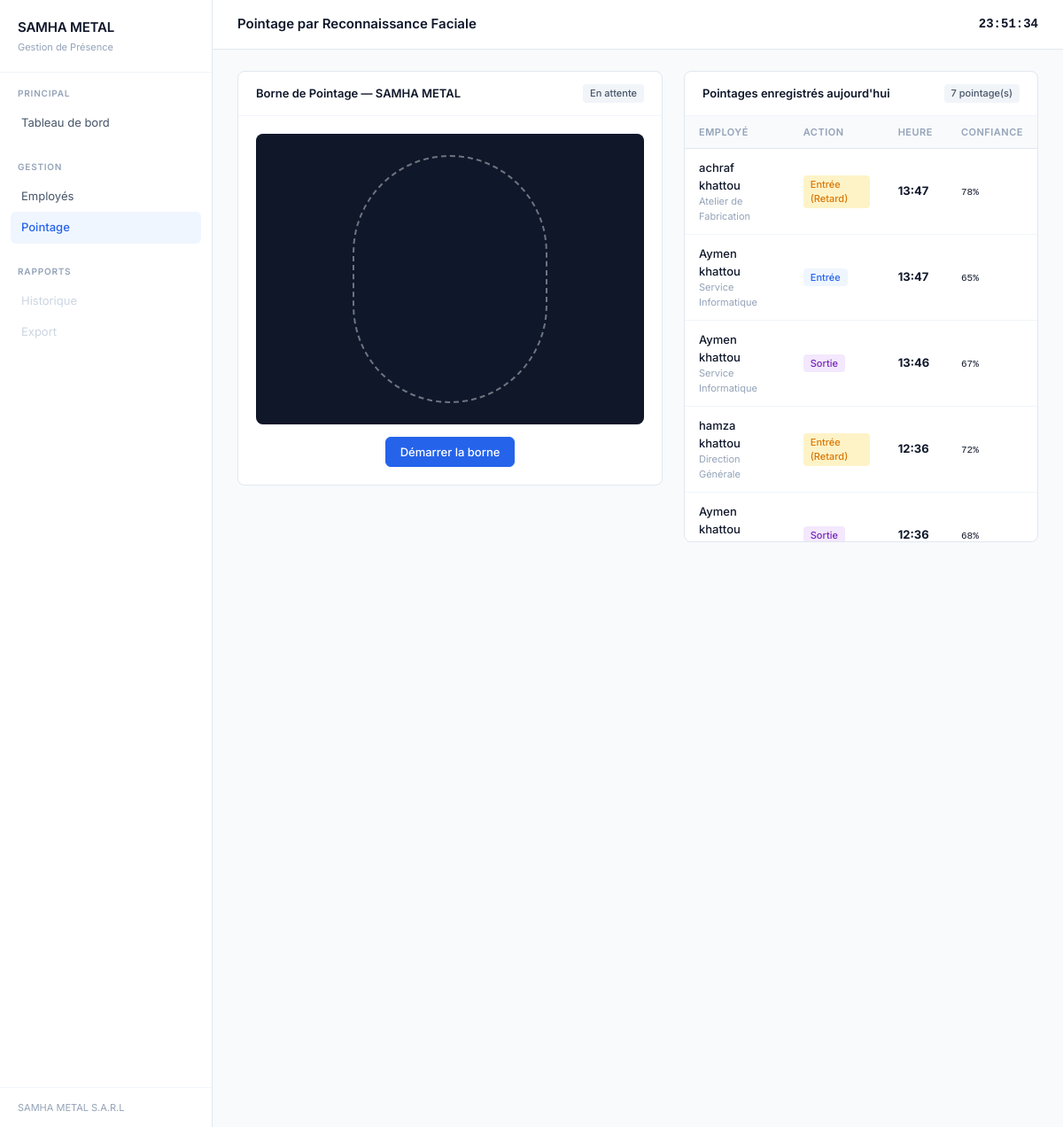
The page /pointage on the database its author committed.
### models.py (models this page shows, shortened)
class Attendance(db.Model):
    __tablename__ = 'attendances'
    id = db.Column(db.Integer, primary_key=True)
    employee_id = db.Column(db.Integer, db.ForeignKey('employees.id'), nullable=False)
    date = db.Column(db.Date, default=date.today, nullable=False)
    check_in = db.Column(db.DateTime, nullable=False)
    check_out = db.Column(db.DateTime, nullable=True)   # NULL = pas encore sorti
    status = db.Column(db.String(20), default='present') # 'present' ou 'retard'
    confidence = db.Column(db.Float)                     # Score de similarité (0 à 1)
    @property
    def check_in_time(self):
        return self.check_in.strftime('%H:%M') if self.check_in else '--:--'
    @property
    def check_out_time(self):
        return self.check_out.strftime('%H:%M') if self.check_out else '--:--'

class Employee(db.Model):
    __tablename__ = 'employees'
    id = db.Column(db.Integer, primary_key=True)
    matricule = db.Column(db.String(20), unique=True, nullable=False)
    nom = db.Column(db.String(80), nullable=False)
    prenom = db.Column(db.String(80), nullable=False)
    departement = db.Column(db.String(100), nullable=False)
    poste = db.Column(db.String(100), nullable=False)
    photo_path = db.Column(db.String(256))              # Chemin vers la photo de profil
    face_embedding = db.Column(db.LargeBinary)           # Vecteur 512D sérialisé (numpy)
    is_active = db.Column(db.Boolean, default=True)
    created_at = db.Column(db.DateTime, default=datetime.utcnow)
    attendances = db.relationship('Attendance', backref='employee', lazy=True)
    @property
    def nom_complet(self):
        return f'{self.prenom} {self.nom}'

### app.py (the view)
@app.route('/pointage')
def pointage_page():
    today = date.today()
    today_attendances = db.session.query(
        Attendance
    ).filter(
        Attendance.date == today
    ).order_by(
        Attendance.check_in.desc()
    ).limit(20).all()
    return render_template('pointage.html', today_attendances=today_attendances)

### templates/pointage.html (shortened to what this page needs)
{% extends "base.html" %}
{% block page_title %}Pointage par Reconnaissance Faciale{% endblock %}
{% block topbar_right %}
    <span id="liveClock" style="font-family: monospace; font-size: 14px; font-weight: 600; color: var(--text);">--:--:--</span>
{% endblock %}
{% block content %}
<div class="pointage-grid">
    <div>
        <div class="panel">
            <div class="panel-header">
                <h3>Borne de Pointage — SAMHA METAL</h3>
                <span class="badge badge-gray" id="scanStatusBadge">En attente</span>
            </div>
            <div class="panel-body">
                <div class="scanner-container" id="scannerContainer">
                    <video id="webcamVideo" autoplay playsinline></video>
                </div>
                <div style="display: flex; gap: 10px; margin-top: 14px; justify-content: center;">
                    <button type="button" class="btn btn-primary" id="btnToggleScan" onclick="toggleScanner()">
                        Démarrer la borne
                    </button>
                </div>
            </div>
        </div>
    </div>
    <div>
        <div class="panel">
            <div class="panel-header">
                <h3>Pointages enregistrés aujourd'hui</h3>
                <span class="badge badge-gray" id="todayCount">{{ today_attendances|length }} pointage(s)</span>
            </div>
            <div class="panel-body no-padding" style="max-height: 480px; overflow-y: auto;">
                <table>
                    <thead>
                        <tr>
                            <th>Employé</th>
                            <th>Action</th>
                            <th>Heure</th>
                            <th>Confiance</th>
                        </tr>
                    </thead>
                    <tbody id="attendanceTableBody">
                        {% if today_attendances %}
                            {% for att in today_attendances %}
                            <tr>
                                <td>
                                    <div style="font-weight: 500;">{{ att.employee.nom_complet }}</div>
                                    <div style="font-size: 11px; color: var(--text-muted);">{{ att.employee.departement }}</div>
                                </td>
                                <td>
                                    {% if att.check_out %}
                                        <span class="badge badge-sortie">Sortie</span>
                                    {% elif att.status == 'retard' %}
                                        <span class="badge badge-retard">Entrée (Retard)</span>
                                    {% else %}
                                        <span class="badge badge-entree">Entrée</span>
                                    {% endif %}
                                </td>
                                <td>
                                    <strong>{{ att.check_out_time if att.check_out else att.check_in_time }}</strong>
                                </td>
                                <td>
                                    <span style="font-family: monospace; font-size: 11px;">
                                        {{ (att.confidence * 100)|round(0)|int }}%
                                    </span>
                                </td>
                            </tr>
                            {% endfor %}
                        {% else %}
                            <tr id="emptyRow">
                                <td colspan="4" style="text-align: center; padding: 30px; color: var(--text-muted);">
                                    Aucun pointage enregistré aujourd'hui.
                                </td>
                            </tr>
                        {% endif %}
                    </tbody>
                </table>
            </div>
        </div>
    </div>
</div>
{% endblock %}

### static/css/style.css (style rules this page uses)
:root { --bg: #f8fafc; --surface: #ffffff; --sidebar-bg: #ffffff; --border: #e2e8f0; --border-light: #f1f5f9; --text: #0f172a; --text-secondary: #475569; --text-muted: #94a3b8; --accent: #2563eb; --accent-hover: #1d4ed8; --green: #16a34a; --green-bg: #dcfce7; --red: #dc2626; --red-bg: #fee2e2; --orange: #d97706; --orange-bg: #fef3c7; --sidebar-w: 240px; --radius: 8px; }
*, *::before, *::after { margin: 0; padding: 0; box-sizing: border-box; }
body { font-family: 'Inter', system-ui, -apple-system, sans-serif; background: var(--bg); color: var(--text); font-size: 14px; line-height: 1.5; display: flex; min-height: 100vh; }
.panel { background: var(--surface); border: 1px solid var(--border); border-radius: var(--radius); margin-bottom: 24px; }
.panel-header { padding: 14px 20px; border-bottom: 1px solid var(--border-light); display: flex; align-items: center; justify-content: space-between; }
.panel-header h3 { font-size: 13px; font-weight: 600; }
.panel-body { padding: 20px; }
.panel-body.no-padding { padding: 0; }
table { width: 100%; border-collapse: collapse; }
thead th { text-align: left; padding: 10px 16px; font-size: 11px; font-weight: 600; text-transform: uppercase; letter-spacing: 0.5px; color: var(--text-muted); background: #f8fafc; border-bottom: 1px solid var(--border); }
tbody td { padding: 12px 16px; font-size: 13px; border-bottom: 1px solid var(--border-light); color: var(--text); vertical-align: middle; }
.badge { display: inline-block; padding: 2px 8px; border-radius: 4px; font-size: 11px; font-weight: 500; }
.badge-retard { background: var(--orange-bg); color: var(--orange); }
.badge-entree { background: #eff6ff; color: var(--accent); }
.badge-sortie { background: #f3e8fd; color: #7627bb; }
.badge-gray { background: #f1f5f9; color: #475569; }
.btn { display: inline-flex; align-items: center; justify-content: center; gap: 6px; padding: 7px 16px; border-radius: 6px; font-size: 13px; font-weight: 500; font-family: inherit; border: 1px solid transparent; cursor: pointer; text-decoration: none; transition: background 0.15s, border-color 0.15s; line-height: 1.4; }
.btn-primary { background: var(--accent); color: #fff; border-color: var(--accent); }
.pointage-grid { display: grid; grid-template-columns: 1.2fr 1fr; gap: 24px; }
.scanner-container { position: relative; width: 100%; aspect-ratio: 4/3; border-radius: var(--radius); overflow: hidden; background: #0f172a; display: flex; align-items: center; justify-content: center; }
.scanner-container video { width: 100%; height: 100%; object-fit: cover; }

### rows shown on the page
Attendance: employee.nom_complet "achraf khattou", employee.departement "Atelier de Fabrication", status "Entrée (Retard)", check_out+check_in "13:47", (att.confidence*100)|round(0)|int "78"
Attendance: employee.nom_complet "Aymen khattou", employee.departement "Service Informatique", status "Entrée", check_out+check_in "13:47", (att.confidence*100)|round(0)|int "65"
Attendance: employee.nom_complet "Aymen khattou", employee.departement "Service Informatique", shows "Sortie", check_out "13:46", (att.confidence*100)|round(0)|int "67"
Attendance: employee.nom_complet "hamza khattou", employee.departement "Direction Générale", status "Entrée (Retard)", check_out+check_in "12:36", (att.confidence*100)|round(0)|int "72"
Attendance: employee.nom_complet "Aymen khattou", shows "Sortie", check_out "12:36", (att.confidence*100)|round(0)|int "68"

### other values the page prints
{{ today_attendances|length }} "7"
